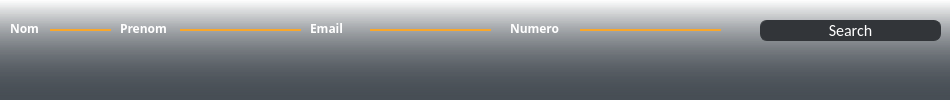
           <widget class="QWidget" name="SearchClientWidget" native="true">
            <property name="minimumSize">
             <size>
              <width>0</width>
              <height>100</height>
             </size>
            </property>
            <property name="maximumSize">
             <size>
              <width>16777215</width>
              <height>60</height>
             </size>
            </property>
            <property name="styleSheet">
             <string notr="true">background-color: qlineargradient(spread:pad, x1:0, y1:0, x2:0, y2:1, stop:0 rgba(42, 46, 50, 0), stop:1 rgba(71, 78, 85, 255));</string>
            </property>
            <widget class="QLineEdit" name="SearchClientByNom">
             <property name="geometry">
              <rect>
               <x>50</x>
               <y>10</y>
               <width>61</width>
               <height>21</height>
              </rect>
             </property>
             <property name="font">
              <font>
               <family>Arial Black</family>
               <pointsize>9</pointsize>
               <weight>75</weight>
               <bold>true</bold>
              </font>
             </property>
             <property name="styleSheet">
              <string notr="true">border: 0px solid rgb(249, 167, 43);
border-bottom-width: 2px;
border-radius: px;
background-color: rgba(255, 255, 255, 0);
color: rgb(255, 255, 255);</string>
             </property>
             <property name="text">
              <string/>
             </property>
             <property name="placeholderText">
              <string/>
             </property>
            </widget>
            <widget class="QLabel" name="ClientNameTitleSearch">
             <property name="geometry">
              <rect>
               <x>120</x>
               <y>20</y>
               <width>51</width>
               <height>17</height>
              </rect>
             </property>
             <property name="font">
              <font>
               <family>Arial Black</family>
               <pointsize>9</pointsize>
               <weight>75</weight>
               <bold>true</bold>
              </font>
             </property>
             <property name="styleSheet">
              <string notr="true">color: rgb(255, 255, 255);
background-color: rgba(255, 255, 255, 0);
border: 0px;</string>
             </property>
             <property name="text">
              <string>Prenom</string>
             </property>
            </widget>
            <widget class="QLineEdit" name="SearchClientByPrenom">
             <property name="geometry">
              <rect>
               <x>180</x>
               <y>10</y>
               <width>121</width>
               <height>21</height>
              </rect>
             </property>
             <property name="font">
              <font>
               <family>Arial Black</family>
               <pointsize>9</pointsize>
               <weight>75</weight>
               <bold>true</bold>
              </font>
             </property>
             <property name="styleSheet">
              <string notr="true">border: 0px solid rgb(249, 167, 43);
border-bottom-width: 2px;
border-radius: px;
background-color: rgba(255, 255, 255, 0);
color: rgb(255, 255, 255);</string>
             </property>
             <property name="text">
              <string/>
             </property>
             <property name="placeholderText">
              <string/>
             </property>
            </widget>
            <widget class="QLabel" name="ClientEmailTitleSearch">
             <property name="geometry">
              <rect>
               <x>310</x>
               <y>20</y>
               <width>51</width>
               <height>17</height>
              </rect>
             </property>
             <property name="minimumSize">
              <size>
               <width>0</width>
               <height>0</height>
              </size>
             </property>
             <property name="maximumSize">
              <size>
               <width>135</width>
               <height>16777215</height>
              </size>
             </property>
             <property name="font">
              <font>
               <family>Arial Black</family>
               <pointsize>9</pointsize>
               <weight>75</weight>
               <bold>true</bold>
              </font>
             </property>
             <property name="styleSheet">
              <string notr="true">color: rgb(255, 255, 255);
background-color: rgba(255, 255, 255,0);</string>
             </property>
             <property name="text">
              <string>Email</string>
             </property>
            </widget>
            <widget class="QLineEdit" name="SearchClientByEmail">
             <property name="geometry">
              <rect>
               <x>370</x>
               <y>10</y>
               <width>121</width>
               <height>21</height>
              </rect>
             </property>
             <property name="font">
              <font>
               <family>Arial Black</family>
               <pointsize>9</pointsize>
               <weight>75</weight>
               <bold>true</bold>
              </font>
             </property>
             <property name="styleSheet">
              <string notr="true">border: 0px solid rgb(249, 167, 43);
border-bottom-width: 2px;
border-radius: px;
background-color: rgba(255, 255, 255, 0);
color: rgb(255, 255, 255);</string>
             </property>
             <property name="text">
              <string/>
             </property>
             <property name="placeholderText">
              <string/>
             </property>
            </widget>
            <widget class="QLabel" name="ClientSubscriptionIdTitleSearch">
             <property name="geometry">
              <rect>
               <x>510</x>
               <y>20</y>
               <width>61</width>
               <height>17</height>
              </rect>
             </property>
             <property name="minimumSize">
              <size>
               <width>0</width>
               <height>0</height>
              </size>
             </property>
             <property name="maximumSize">
              <size>
               <width>135</width>
               <height>16777215</height>
              </size>
             </property>
             <property name="font">
              <font>
               <family>Arial Black</family>
               <pointsize>9</pointsize>
               <weight>75</weight>
               <bold>true</bold>
              </font>
             </property>
             <property name="styleSheet">
              <string notr="true">color: rgb(255, 255, 255);
background-color: rgba(255, 255, 255,0);</string>
             </property>
             <property name="text">
              <string>Numero</string>
             </property>
            </widget>
            <widget class="QLineEdit" name="SearchClientByNumero">
             <property name="geometry">
              <rect>
               <x>580</x>
               <y>10</y>
               <width>141</width>
               <height>21</height>
              </rect>
             </property>
             <property name="font">
              <font>
               <family>Arial Black</family>
               <pointsize>9</pointsize>
               <weight>75</weight>
               <bold>true</bold>
              </font>
             </property>
             <property name="styleSheet">
              <string notr="true">border: 0px solid rgb(249, 167, 43);
border-bottom-width: 2px;
border-radius: px;
background-color: rgba(255, 255, 255, 0);
color: rgb(255, 255, 255);</string>
             </property>
             <property name="text">
              <string/>
             </property>
             <property name="placeholderText">
              <string/>
             </property>
            </widget>
            <widget class="QPushButton" name="SearchClientButton">
             <property name="geometry">
              <rect>
               <x>760</x>
               <y>20</y>
               <width>181</width>
               <height>21</height>
              </rect>
             </property>
             <property name="styleSheet">
              <string notr="true">QPushButton
{
	background-color:rgb(50, 53, 57);
	border-style:solid;
	border-radius:7px;
	border-width:1px;
border-color: rgb(50, 53, 57);
	color:#ffffff;
	font-size:16px;
font-family:Calibri;
}

QPushButton:hover
{
	background-color: #00000000;
	border-color: rgb(30, 227, 0);
	/*color:rgb(30, 227, 0);*/
}

QPushButton:focus
{
	background-color:  rgb(30, 227, 0);
	border-color: rgba(30, 227, 0,0);
	color:rgb(255, 255, 255);
}
</string>
             </property>
             <property name="text">
              <string>Search</string>
             </property>
            </widget>
            <widget class="QLabel" name="ClientNameTitleSearch_2">
             <property name="geometry">
              <rect>
               <x>10</x>
               <y>20</y>
               <width>31</width>
               <height>17</height>
              </rect>
             </property>
             <property name="font">
              <font>
               <family>Arial Black</family>
               <pointsize>9</pointsize>
               <weight>75</weight>
               <bold>true</bold>
              </font>
             </property>
             <property name="styleSheet">
              <string notr="true">color: rgb(255, 255, 255);
background-color: rgba(255, 255, 255, 0);
border: 0px;</string>
             </property>
             <property name="text">
              <string>Nom</string>
             </property>
            </widget>
           </widget>
